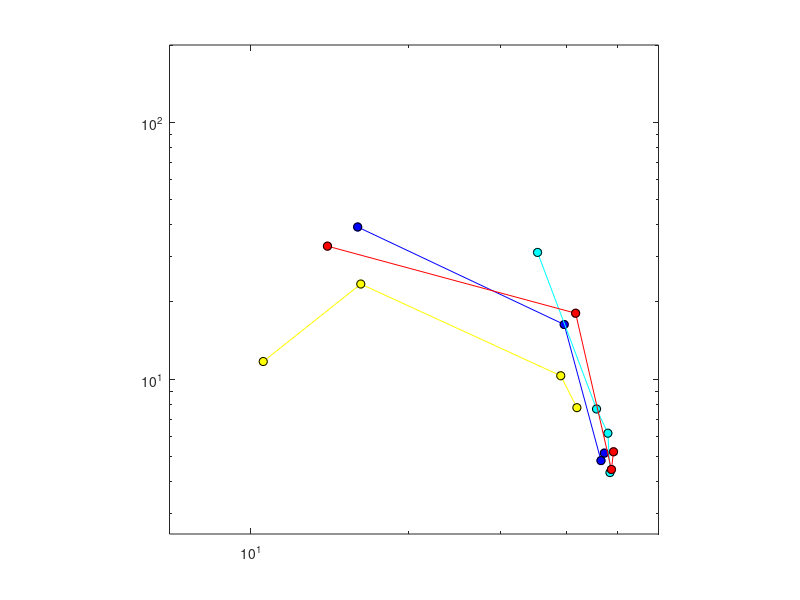

Write MATLAB code to recreate this figure. (Note: this script raises an error after producing the figure.)

clc
close all hidden;
clear all hidden;

mm2deg = 90/45.65; % deg/mm
mu = [23.991 23.638 20.11 8.116;24.59 24.365 23.179 17.887; 21.263 19.807 8.228 5.36; 24.976 24.746 21.145 7.107]*mm2deg;
sd = [2.618 2.448 8.287 19.859;  2.199 3.129 3.888 15.815; 3.934 5.236 11.912 5.948; 2.649 2.261 9.17 16.729]*mm2deg;

col = jet(4);
for ii = 1:4
	h(ii) = loglog(mu(ii,:),sd(ii,:),'ko-','MarkerFaceColor',col(ii,:),'Color',col(ii,:));
	hold on
	loglog(mu(ii,:),sd(ii,:),'ko','MarkerFaceColor',col(ii,:));
end
% plot([0 55],[55 0],'k-')
axis square;
xlim([7 60]);
ylim([2.5 200]);
pa_verline(45);
pa_verline(10);
box off
set(gca,'XTick',10:10:50,'XTickLabel',10:10:50)
set(gca,'YTick',0:10:50,'YTickLabel',0:10:50)
xlabel('Median (deg)');
ylabel('IQR (deg)');
legend(h,{'Asyn S0M0';'Syn S0M0';'Asyn S0M80';'Asyn S0M0'},'Location','SW');

mulog = mu(:);
sel = mulog>25;
mulog = log10(mu);
sdlog = log10(sd(:));
b = regstats(sdlog(sel),mulog(sel));
x = log10(5:60);
y = b.beta(2)*x+b.beta(1);
x = 10.^x;
y = 10.^y;
loglog(x,y,'k-');

mulog = mu(:);
sel = mulog<25;
mulog = log10(mu);
sdlog = log10(sd(:));
b = regstats(sdlog(sel),mulog(sel));
x = log10(5:60);
y = b.beta(2)*x+b.beta(1);
x = 10.^x;
y = 10.^y;
loglog(x,y,'k-');

pa_verline(27.2);
return
%% VECTORS
figure;
theta	= -180:10:180;

% u		= 20;
% rot		= u*sind(theta);
u		= -0.9;
rot		= u*theta; % linear underestimation
k		= 5;
trans	= -(k*cosd(90-abs(theta)));
v		= -45;
thetaworld	= v*sind(theta); % linear underestimation
% v		= 0.05;
% thetaworld	= v*theta; % linear underestimation


% k = 0.05;
% trans = -abs(k*theta);
% trans = zeros(size(theta));
subplot(121)
plot(theta,rot,'k-','LineWidth',2);
axis([-150 150 -90 90]);
pa_horline;
axis square;

subplot(122)
plot(theta,trans,'k-','LineWidth',2);
axis([-150 150 -10 10]);
pa_horline;
axis square;

%% Head-fixed task, head-fixed speaker
T			= abs(trans); % remove direction
% 1
o			= T.*sind(theta);
a			= T.*cosd(theta);
% 2
thetaprime	= theta+rot;
odprime		= a.*tand(thetaprime);
oprime		= o-odprime;
oprime		= -oprime; % introduce direction
figure(666);
subplot(121)
plot(theta,oprime,'b-','LineWidth',1,'Color',[.7 .7 1]);
hold on
plot(theta,oprime,'bo','LineWidth',2,'MarkerFaceColor','w');
axis([-180 180 -10 10]);
axis square;
title('Head-fixed speakers, head-fixed task');


%% World-fixed task, head-fixed speaker
T			= abs(trans); % remove direction
% 1
oworld		= a./tand(90-thetaworld);
oworld		= o-oworld;
oworld = -oworld;
figure(666);
subplot(121)
plot(theta,oworld,'r-','LineWidth',1,'Color',[1 .7 .7]);
hold on
plot(theta,oworld,'ro','LineWidth',2,'MarkerFaceColor','w');
axis([-180 180 -10 10]);
axis square;
title('Head-fixed speakers, head-fixed task');



%% Head-fixed task, world-fixed speaker
T			= abs(trans); % remove direction
oprime		= T.*tand(thetaprime);
oprime = -oprime;
figure(666);
subplot(122)
plot(theta,oprime,'b-','LineWidth',1,'Color',[.7 .7 1]);
hold on
plot(theta,oprime,'bo','LineWidth',2,'MarkerFaceColor','w');
axis([-180 180 -10 10]);
axis square;
title('Head-fixed speakers, head-fixed task');

%% World-fixed task, head-fixed speaker
T			= abs(trans); % remove direction
% 1
oworld		= T.*tand(thetaworld);
oworld = -oworld;
figure(666);
subplot(122)
plot(theta,oworld,'r-','LineWidth',1,'Color',[1 .7 .7]);
hold on
plot(theta,oworld,'ro','LineWidth',2,'MarkerFaceColor','w');
axis([-180 180 -10 10]);
axis square;
title('Head-fixed speakers, head-fixed task');

% %%
% k		= 5;
% u		= -20;
% rot		= u*sind(theta);
% trans	= -(k*cosd(90-abs(theta)));
% T			= abs(trans); % remove direction
% % 1
% o			= T.*sind(theta);
% a			= T.*cosd(theta);
% % 2
% thetaprime	= theta+rot;
% odprime		= a.*tand(thetaprime);
% oprime		= o-odprime;
% oprime		= -oprime; % introduce direction
% figure(666);
% subplot(221)
% plot(theta,oprime,'k-','LineWidth',1,'Color',[1 .7 .7]);
% hold on
% plot(theta,oprime,'ro','LineWidth',2,'MarkerFaceColor','w');
% axis([-180 180 -10 10]);
% axis square;
% title('Head-fixed speakers, head-fixed task');

return
theta = -30;
Phi = theta+90;
L = 1.2;
S = 1;
wt  = (0:.1:360);
X   = L*cosd(Phi)*cos(wt) - S*sind(Phi)*sin(wt);
Y   = L*sind(Phi)*cos(wt) + S*cosd(Phi)*sin(wt);

xhead = [0 0];
yhead = [-5 5];
[xhead,yhead] = pa_2drotate(xhead,yhead,theta);
xhead2 = [-5 5];
yhead2 = [0 0];
[xhead2,yhead2] = pa_2drotate(xhead2,yhead2,theta);

plot(X,Y,'k-');
hold on
plot(xhead,yhead,'k--');
plot(xhead2,yhead2,'k--');
plot(0,0,'kh','MarkerFaceColor','k','MarkerSize',20);
plot(0,0.01*theta,'rh','MarkerFaceColor','r','MarkerSize',20);
axis([-3 3 -3 3]);
axis square;
pa_verline(0);

%% GRAVITATIONAL TRANSLATION

%% Distance to auditory median plane, head-fixed speakers
theta	= -90:90;
alpha	= theta;
k		= 0.05;
s		= k*alpha;
sgn		= sign(alpha);
o		= sgn.*s.*sind(alpha);
figure
subplot(221)
plot(theta,-o,'k-','LineWidth',2);
hold on
axis square;
title('Head-task, head-speakers')
ylim([-5 5]);
pa_horline;

%% Distance to earth-gravity, head-fixed speakers
theta	= -90:90;
o		= zeros(size(theta));
subplot(222)
plot(theta,-o,'k-','LineWidth',2);
hold on
axis square;
title('World-task, head-speakers')
ylim([-5 5]);
pa_horline;
%% Distance to auditory median plane, world-fixed speakers
theta	= -90:90;
alpha	= theta;
k		= 0.05;
s		= k*alpha;
sgn		= sign(alpha);
a		= sgn.*s.*cosd(alpha);

alpha = 90-theta;
s = a;
a		= s.*cosd(alpha);
subplot(223)
plot(theta,a,'k-','LineWidth',2);
hold on
axis square;
title('Head-task, world-speakers')
ylim([-5 5]);
pa_horline;
%% Distance to earth-gravity, world-fixed speakers
theta	= -90:90;
alpha = theta;

a		= zeros(size(theta));
subplot(224)
plot(theta,o,'k-','LineWidth',2);
hold on
axis square;
title('World-task, World-speakers')
ylim([-5 5]);
pa_horline;

%% HEAD ROTATION

%% Distance to auditory median plane, head-fixed speakers
theta	= -90:90;
o		= zeros(size(theta));

subplot(221)
plot(theta,-o,'r-','LineWidth',2);
axis square;
title('Head-task, head-speakers')
%% Distance to earth-gravity, head-fixed speakers
theta	= -90:90;
o		= zeros(size(theta));
subplot(222)
plot(theta,-o,'r-','LineWidth',2);
axis square;
title('World-task, head-speakers')

%% Distance to auditory median plane, world-fixed speakers
theta	= -90:90;
o		= zeros(size(theta));
subplot(223)
plot(theta,-o,'r-','LineWidth',2);
axis square;
title('Head-task, world-speakers')
%% Distance to earth-gravity, world-fixed speakers
theta	= -90:90;
o		= zeros(size(theta));
subplot(224)
plot(theta,-o,'r-','LineWidth',2);
axis square;
title('World-task, World-speakers')



%% ROTATION & TRANSLATION

%% Distance to auditory median plane, head-fixed speakers
theta	= -130:1:130;
alpha	= theta;
k		= .05;
s		= k*alpha;
sgn		= sign(alpha);

r = 25;
alpha = theta-r.*sind(theta);
o		= sgn.*s.*sind(alpha);

subplot(221)
plot(theta,-o,'g-','LineWidth',2);
hold on
axis square;
title('Head-task, head-speakers')
ylim([-5 5]);
xlim([-130 130])
pa_horline;
pa_verline(-120:30:120);
%% Distance to earth-gravity, head-fixed speakers
theta	= -90:90;
o		= zeros(size(theta));
subplot(222)
plot(theta,-o,'g-','LineWidth',2);
hold on
axis square;
title('World-task, head-speakers')
ylim([-5 5]);
pa_horline;
%% Distance to auditory median plane, world-fixed speakers
theta	= -90:90;
alpha	= theta;
k		= 0.05;
s		= k*alpha;
sgn		= sign(alpha);
a		= sgn.*s.*cosd(alpha);

alpha = 90-theta;
s = a;
a		= s.*cosd(alpha);
subplot(223)
plot(theta,a,'g-','LineWidth',2);
hold on
axis square;
title('Head-task, world-speakers')
ylim([-5 5]);
pa_horline;
%% Distance to earth-gravity, world-fixed speakers
theta	= -90:90;
alpha = theta;

a		= zeros(size(theta));
subplot(224)
plot(theta,o,'g-','LineWidth',2);
hold on
axis square;
title('World-task, World-speakers')
ylim([-5 5]);
pa_horline;

